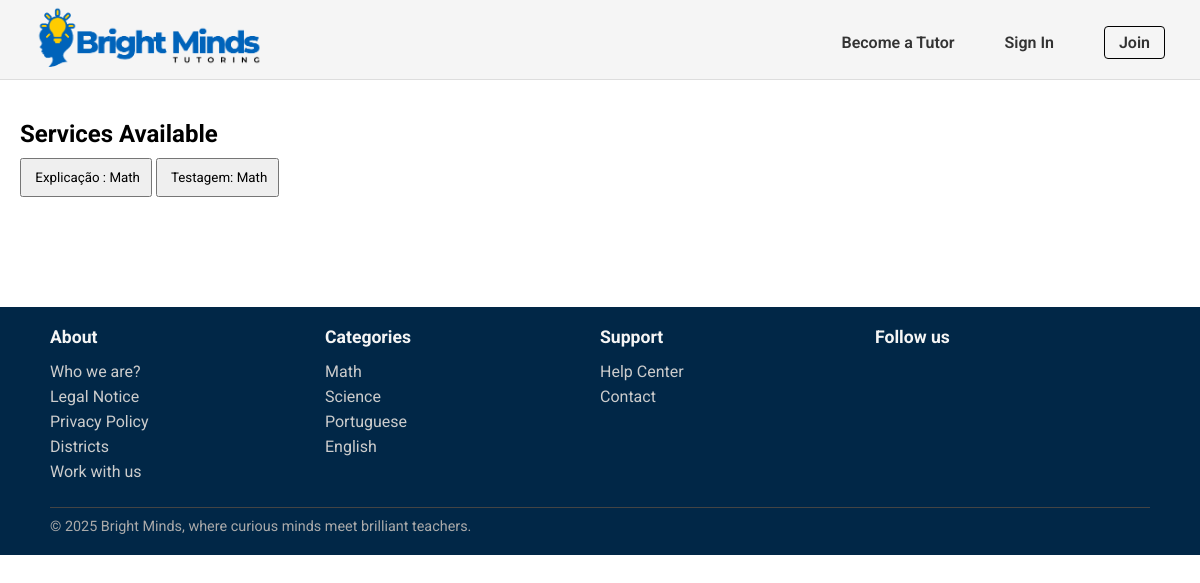
/pages/services_list.php?category=Math, run on an earlier commit of the app's database.
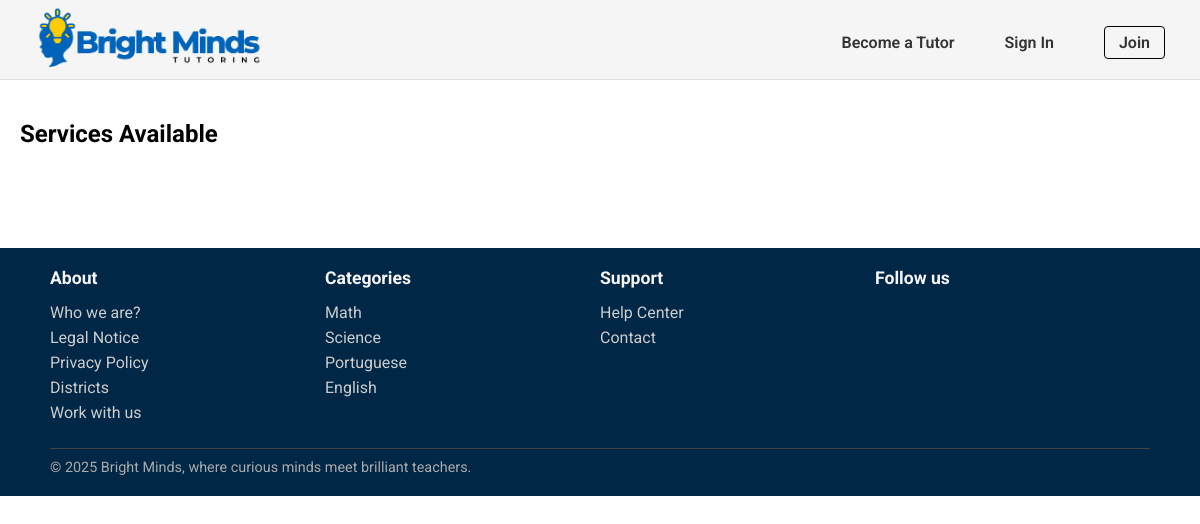
And on a later commit of the database.
### tables this page shows
CREATE TABLE Service(
    service_id INTEGER PRIMARY KEY,
    freelancer_id INTEGER NOT NULL,
    title TEXT NOT NULL,
    category_name TEXT NOT NULL,
    description TEXT NOT NULL,
    duracao INTEGER NOT NULL,
    price REAL NOT NULL,
    service_type TEXT CHECK(service_type IN ('individual presencial', 'grupo presencial', 'individual online','grupo online', 'revisão trabalhos')) NOT NULL,
    num_sessoes INTEGER NOT NULL,
    status TEXT CHECK(status IN ('ativo', 'inativo')) DEFAULT 'ativo',
    max_students INTEGER,
    images TEXT, -- tipo text porque estou a amarzenar o path onde as imagens estão armazenadas 
    FOREIGN KEY (freelancer_id) REFERENCES Freelancers(freelancer_id) ON UPDATE CASCADE ON DELETE CASCADE,
    FOREIGN KEY (category_name) REFERENCES Category(category_name) ON UPDATE CASCADE ON DELETE RESTRICT
);

CREATE TABLE Category(
    category_name TEXT PRIMARY KEY
);

### pages/services_list.php (called while the page is built)
<?php
    require_once(__DIR__. '/../templates/common.tpl.php');
    require_once(__DIR__.'/../database/connection.db.php');
    require_once(__DIR__.'/../database/service.class.php');
    require_once(__DIR__.'/../database/categories.php');
    require_once(__DIR__. '/../templates/services.tpl.php');
    $session = new Session();
    $db = getDatabaseConnection();
    $categories = getAllCategories($db);
    $category = $_GET['category'];
    $services = getServicesbyCategory($db,$category);
    drawHeader($session);
    drawServices($services);
    drawFooter($categories);
?>

### utils/session.php (called while the page is built, shortened)
<?php
  class Session {
    public function isLoggedIn() : bool {
      return isset($_SESSION['id']);
    }
  }
?>

### database/service.class.php (called while the page is built, shortened)
<?php
    function getServicesbyCategory(PDO $db, string $category) {
        $stmt = $db->prepare('SELECT * FROM Service WHERE category_name = :category ');
        $stmt->bindParam(':category', $category);
        $stmt->execute();
        return $stmt->fetchAll();
    }
?>

### database/categories.php (called while the page is built)
<?php
  function getAllCategories($db) {
    $stmt = $db->prepare('SELECT category_name
                          FROM Category');
    $stmt->execute();
    return $stmt->fetchAll();
  }
?>

### templates/common.tpl.php (the view, shortened to what this page needs)
<?php
    require_once(__DIR__. '/../utils/session.php');
?>
<?php function drawHeader(Session $session){ ?>
    <!DOCTYPE html>
    <html>
        <head>
            <link rel="stylesheet" href="../css/style.css">
            <link rel="stylesheet" href="../css/profile.css">
            <link rel="stylesheet" href="../css/services.css">
        </head>
        <body>
            <header>
                <nav>
                    <a href="../pages/index.php"><img id="logo" src="../docs/BrightMinds_logo.png" alt="BrightMinds Logo"></a>
                    <?php
                        if($session->isLoggedIn()) drawUserNav($session);
                        else drawVisitorNav();
                    ?>
                </nav>
            </header>
            <main>
<?php } ?>
<?php function drawVisitorNav() { ?>
    <ul class="visitor-nav-links">
        <li><a href="../pages/sign_up.php">Become a Tutor</a></li>
        <li><a href="../pages/login.php">Sign In</a></li>
        <li><a href="../pages/sign_up.php" class="join-btn">Join</a></li>
    </ul>
<?php } ?>
<?php function drawFooter(array $categories){ ?>
            </main>
            <footer>
                <div class="footer-content">
                    <section class="footer-column">
                        <h3>About</h3>
                        <ul>
                            <li><a href="">Who we are?</a></li>
                            <li><a href="">Legal Notice</a></li>
                            <li><a href="">Privacy Policy</a></li>
                            <li><a href="">Districts</a></li>
                            <li><a href="">Work with us</a></li>
                        </ul>
                    </section>
                    <section class="footer-column">
                        <h3>Categories</h3>
                        <ul>
                            <?php foreach($categories as $category){ ?>
                                <li>
                                    <a href=""><?=$category['category_name']?>
                                    </a>
                                </li>
                            <?php } ?>
                        </ul>
                    </section>
                    <section class="footer-column">
                        <h3>Support</h3>
                        <ul>
                            <li><a href="#">Help Center</a></li>
                            <li><a href="#">Contact</a></li>
                        </ul>
                    </section>
                    <section class="footer-column">
                        <h3>Follow us</h3>
                    </section>
                    <div class="footer-bottom">
                        <hr>
                        <p>© 2025 Bright Minds, where curious minds meet brilliant teachers.</p>
                    </div>
                </div>
            </footer>
        </body>
    </html>
<?php } ?>

### templates/services.tpl.php (shortened to what this page needs)
<?php function drawServices(array $services){ ?>
    <section id="services">
        <h2>Services Available</h2>
        <?php foreach ($services as $service){?>
            <button class = "service-button">
                <span> <?= $service['title'] ?>: <?= $service['category_name']?> </span>
            </button>
        <?php } ?>
    </section>
<?php } ?>

### css/style.css (style rules this page uses)
* { font-family: "Roboto"; margin:0; padding:0; box-sizing: border-box; }
header { font-family: "Roboto"; font-style: normal; background-color:whitesmoke; border-bottom: 1px solid #ddd; height: 80px; width: 100%; position: fixed; top:0; left:0; }
nav { display: flex; align-items: center; justify-content: space-between; padding: 5px 35px; }
.visitor-nav-links { list-style: none; display: flex; align-items: center; gap: 50px; }
#logo { height:70px; width: auto; }
a { text-decoration:none; }
.visitor-nav-links li a, .user-nav a { color: #333; font-weight: 600; font-size: 16px; }
.join-btn { padding: 6px 14px; border: 1px solid #000; border-radius: 4px; background-color: transparent; font-weight: bold; cursor: pointer; }
footer { font-family: "Roboto", sans-serif; background-color: #012747; color: #fff; padding: 20px 50px; }
.footer-content { display:grid; grid-template-columns: repeat(4, 1fr); grid-template-rows: auto auto; row-gap: 20px; }
.footer-bottom { grid-column: 1 / -1; }
.footer-column h3 { font-size: 1.1rem; margin-bottom: 15px; color: #f5f5f5; }
.footer-column ul { list-style: none; }
.footer-column ul li { margin-bottom: 6px; }
.footer-column ul li a { text-decoration: none; color: #ccc; }
.footer-bottom { text-align: start; font-size: 0.9rem; color: #aaa; }
.footer-bottom hr { border: none; border-top: 1px solid #444; margin-bottom: 10px; }

### css/profile.css (style rules this page uses)
* { font-family: "Roboto"; margin:0; padding:0; box-sizing: border-box; }

### css/services.css (style rules this page uses)
#services { margin-top: 100px; margin-bottom: 80px; padding: 20px; }
.service-button { align-items: center; padding: 10px; margin: 10px 0; }

What changed in the data, as far as the page shows it:
removed service: title "Explicação", category_name "Math"
removed service: title "Testagem", category_name "Math"
